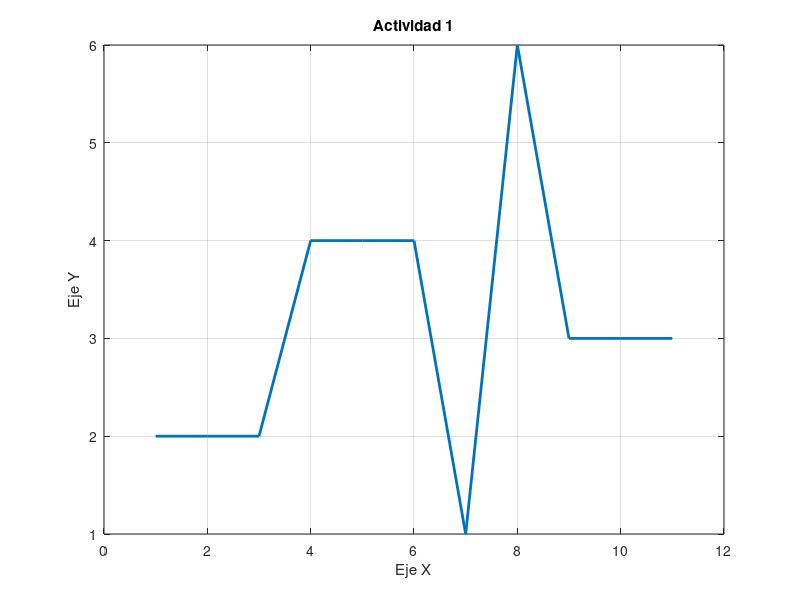
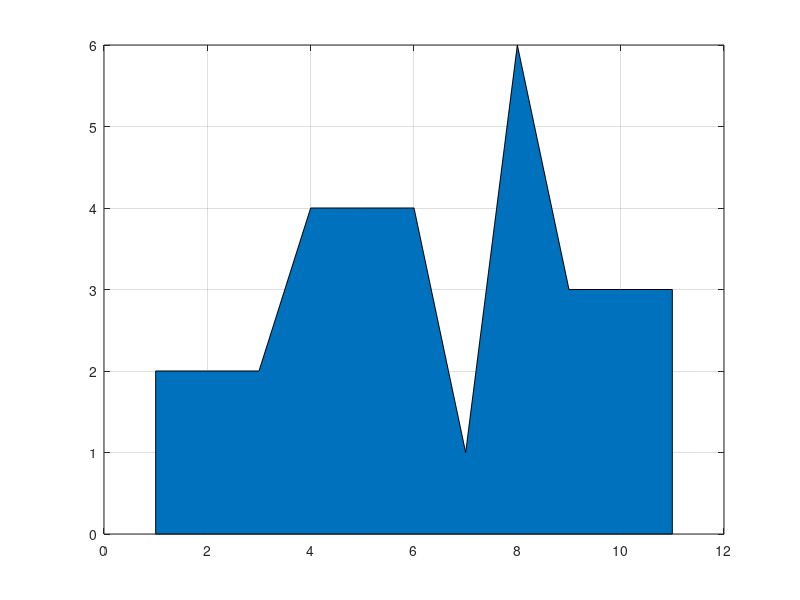
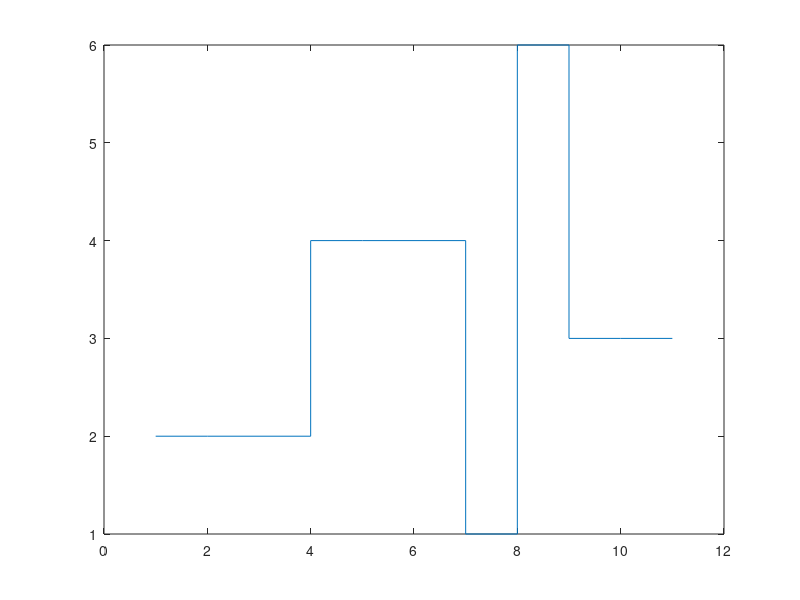

Write MATLAB code to recreate these figures, in order.

% Actividad 1 Matlab
% Autor Juan Felipe Zepeda del Toro
% fecha 01/11/2024

% Descripción: Este script de MATLAB está diseñado para visualizar 
% datos mediante gráficas de líneas, áreas y escaleras. Calcula la 
% suma total de cinco áreas utilizando tres métodos diferentes: suma 
% directa, función anónima y bucle for. Luego, imprime los resultados 
% en la consola para comparar la eficacia de cada método. En resumen, 
% sirve para demostrar distintas técnicas de cálculo y visualización 
% de datos en MATLAB.

% limpieza de consola
clearvars  
clc
close all

% definir variables para la grafica
x = 1:11;
y1(1,1:3) = 2;
y2(1,1:3) = 4;
y3(1,1:1) = 1;
y4(1,1:1) = 6;
y5(1,1:3) = 3;

yt = [y1, y2, y3, y4, y5];

% graficas
figure % crear una grafica
plot(x, yt, 'LineWidth', 2)
ylabel('Eje Y')
xlabel('Eje X')
grid on
title('Actividad 1')

figure
area(yt)
grid on

figure
stairs(x, yt)

% teorema del rectangulo (integracion numerica)
% calculos matematicos (sacar el area de cada cuadrado)

% Forma básica
a1 = 6;
a2 = 12;
a3 = 1;
a4 = 6;
a5 = 9;
at_basica = a1 + a2 + a3 + a4 + a5;

% Forma con función anónima
areas = [a1, a2, a3, a4, a5];
sumar_areas = @(areas) sum(areas);
at_funcion_anonima = sumar_areas(areas);

% Forma utilizando for
at_for = 0;
for i = 1:length(areas)
    at_for = at_for + areas(i);
end

% Mostrar resultados
fprintf('Suma de áreas (forma básica): %d\n', at_basica);
fprintf('Suma de áreas (función anónima): %d\n', at_funcion_anonima);
fprintf('Suma de áreas (for loop): %d\n', at_for);

% ¿Qué y cómo cambiaria mi código si es que las áreas fueran triángulos?
    % Considerando la mismas bases y alturas en las figuras, se debe cambiar 
    % la fórmula para calcular el área de un triángulo. Es decir las areas 
    % se reducen a la mitad.

% Los beneficios de usar una función anónima son:
    % Simplicidad y legibilidad: Las funciones anónimas te 
    % permiten definir funciones pequeñas y simples de forma 
    % rápida, sin necesidad de crear un archivo de función separado.
    % Concisión: Puedes definir y usar la función en la misma 
    % línea de código, reduciendo la cantidad de código necesario.

% La sintaxis de una función anónima en MATLAB es la siguiente:    
    % nombre_funcion = @(argumentos) expresión;
    % @: Indica que es una función anónima.
    % argumentos: Lista de parámetros de entrada.
    % expresión: El valor que se devuelve cuando se llama a la función.
